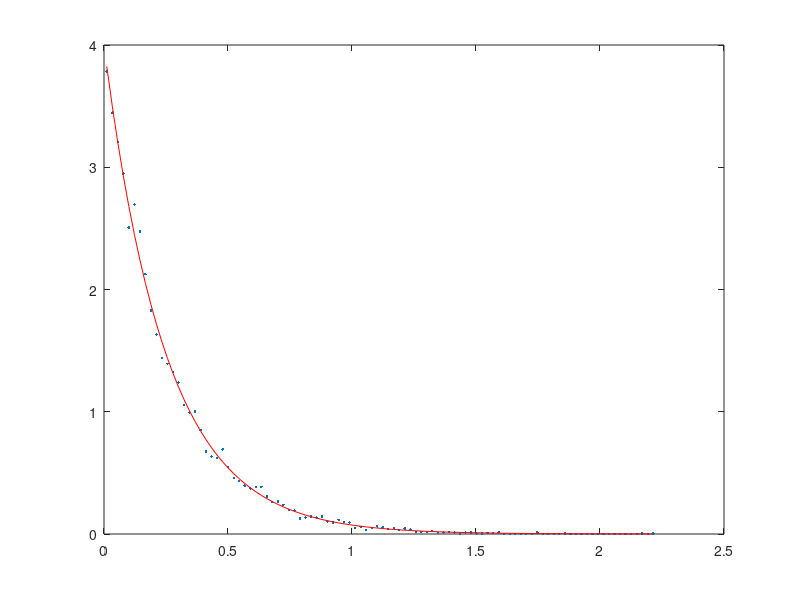

The MATLAB script that drew this image:
clear all;
close all;
clc

M = 10000;
for m = 1:M,
    H = (randn(4,4)+1i*randn(4,4))/sqrt(2);
    l_min(m) = min(eig(H*H'));
end
[pdf,X] = hist(l_min,100)
pdf = pdf/sum(pdf*(X(2)-X(1)));
pdf_theoretical = 4*exp(-4*X);
plot(X,pdf,'.')
hold on
plot(X,pdf_theoretical,'r');